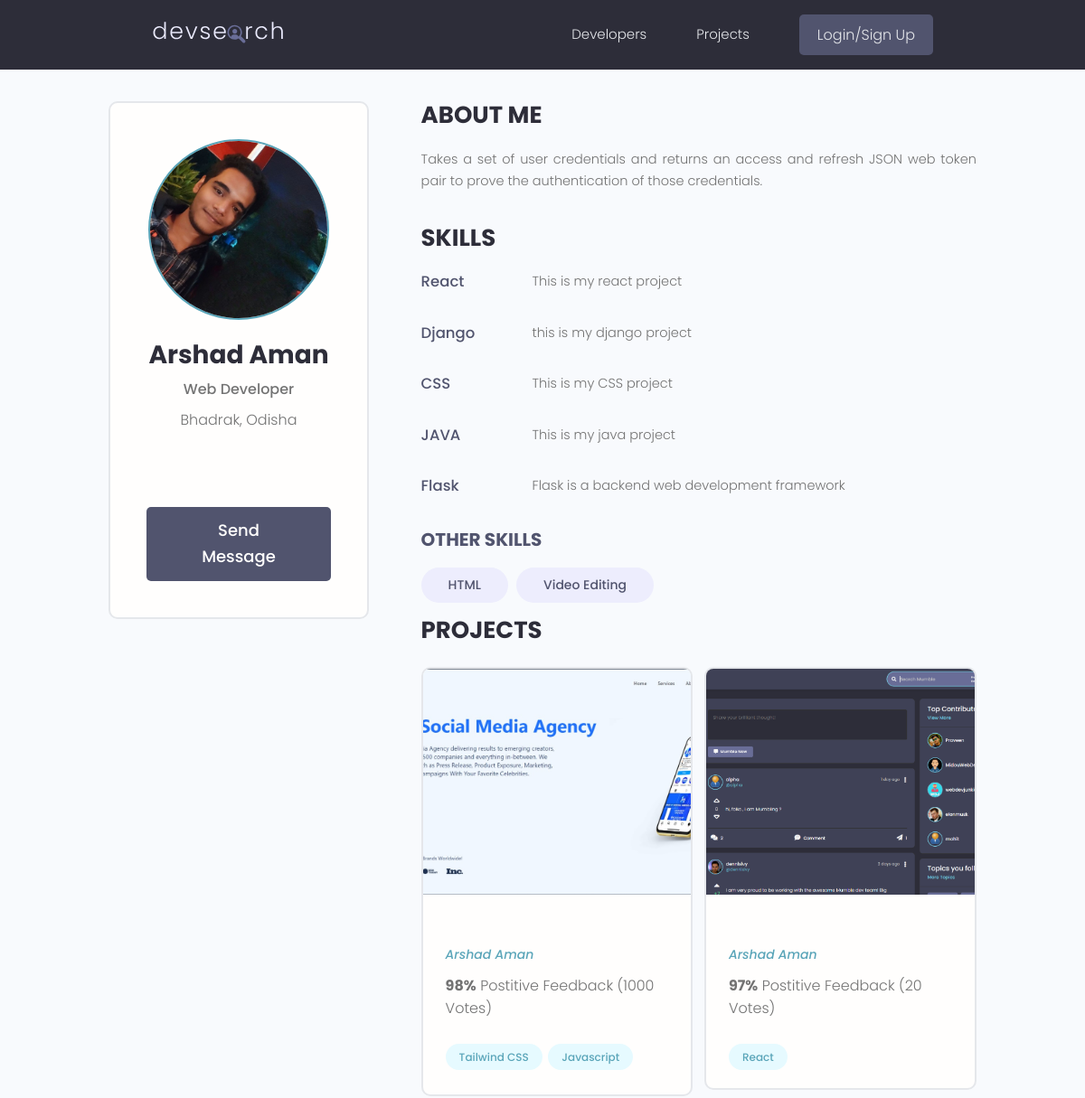
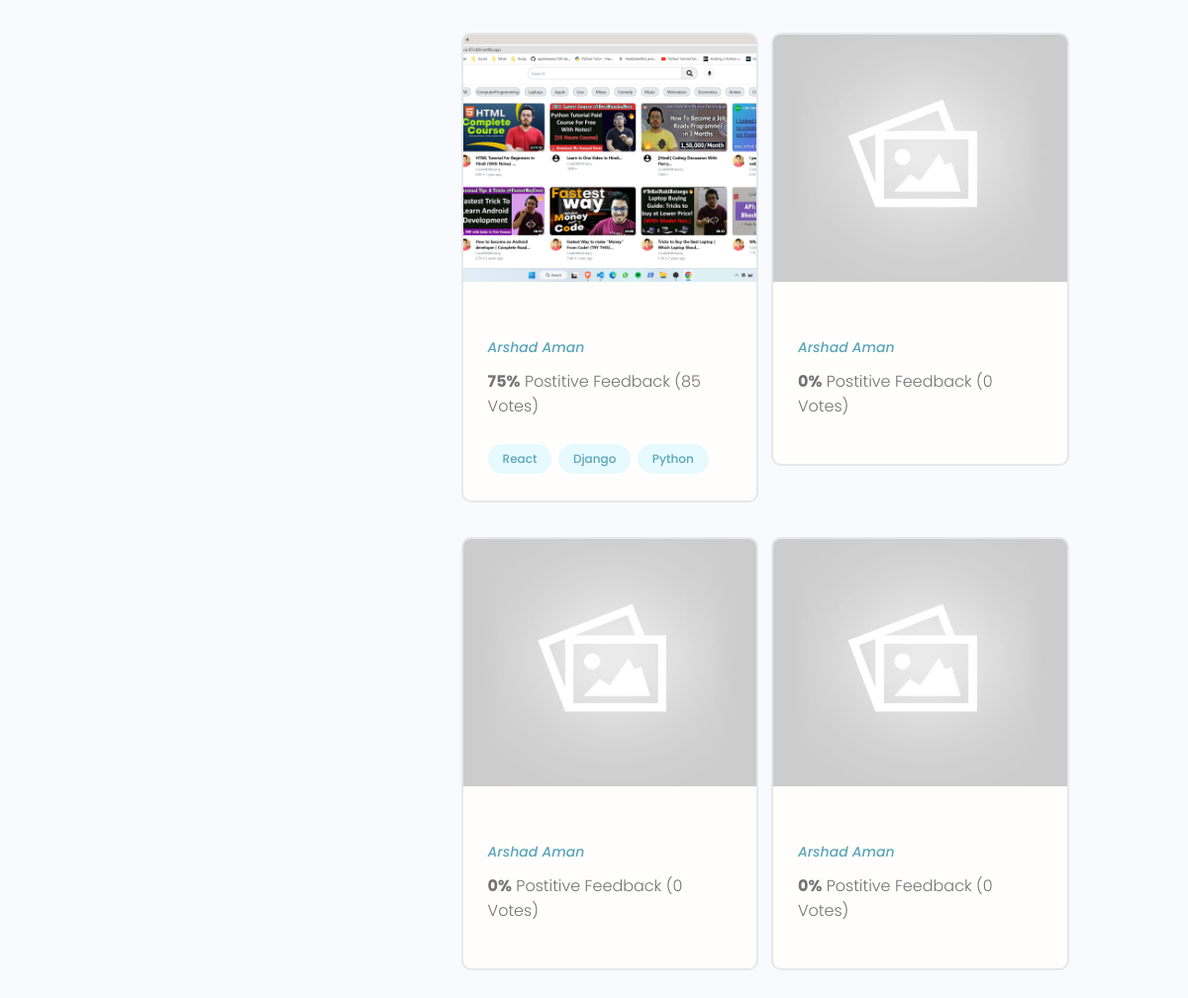
The page /profile/0b770e77-1b15-45cb-b26f-4d4ea15bd9b5/ on the database its author committed (2 pictures, top to bottom).
### users/models.py (models this page shows, shortened)
class Profile(models.Model):
    user = models.OneToOneField(User, on_delete=models.CASCADE, null=True, blank=True)
    name = models.CharField(max_length=200, blank=True, null=True)
    username = models.CharField(max_length=200, blank=True, null=True, unique=True)
    location = models.CharField(max_length=200, blank=True, null=True)
    email = models.EmailField(max_length=500, blank=True, null=True)
    short_intro = models.CharField(max_length=200, blank=True, null=True)
    bio = models.TextField(blank=True, null=True)
    profile_image = models.ImageField(blank=True, null=True, upload_to = 'profiles/', default= 'profiles/user-default.png')
    social_github = models.CharField(max_length=200, blank=True, null=True)
    social_twitter = models.CharField(max_length=200, blank=True, null=True)
    social_instagram = models.CharField(max_length=200, blank=True, null=True)
    social_website = models.CharField(max_length=200, blank=True, null=True)
    social_linkedin = models.CharField(max_length=200, blank=True, null=True)
    id = models.UUIDField(default=uuid.uuid4, unique=True, primary_key=True, editable=False)
    created = models.DateTimeField(auto_now_add=True)

class Skill(models.Model):
    owner = models.ForeignKey(Profile, on_delete=models.CASCADE, null=True, blank=True)
    name = models.CharField(max_length=200, null=True, blank=True)
    description = models.TextField(null=True, blank=True)
    created = models.DateTimeField(auto_now_add=True)
    id = models.UUIDField(primary_key=True, unique=True, default=uuid.uuid4, editable=False)
    def __str__(self) -> str:
        return str(self.name)

### projects/models.py (models this page shows, shortened)
class Project(models.Model):
    owner = models.ForeignKey(Profile, null=True, blank=True, on_delete=models.CASCADE)
    title = models.CharField(max_length=200)
    desc = models.TextField(null= True, blank=True)
    featured_image = models.ImageField(null=True, blank = True, default = "default.jpg")
    demo_link = models.CharField(max_length=2000, blank=True, null=True)
    source_link = models.CharField(max_length=2000, blank=True, null=True)
    tags = models.ManyToManyField('Tag', blank=True)
    vote_total = models.IntegerField(default=0, null=True, blank=True)
    vote_ratio = models.IntegerField(default=0, null=True, blank=True)
    created = models.DateTimeField(auto_now_add=True)
    id = models.UUIDField(default=uuid.uuid4, unique=True, primary_key=True, editable=False)
    class Meta:
        ordering = ['-vote_ratio', '-vote_total', 'title']

class Tag(models.Model):
    name = models.CharField(max_length=200)
    created = models.DateTimeField(auto_now_add=True)
    id = models.UUIDField(default=uuid.uuid4, unique=True, primary_key=True, editable=False)
    def __str__(self) -> str:
        return self.name

### users/views.py (the view)
# urls.py: path('profile/<str:pk>/', views.userProfile, name='user-profile'),
def userProfile(request, pk):
    profile = Profile.objects.get(id = pk)
    if request.user.is_authenticated:
        if request.user.profile == profile:
            return userAccount(request)
    topSkills = profile.skill_set.exclude(description__exact ="")
    otherSkills = profile.skill_set.filter(description__exact ="")
    context = {'profile': profile, 'topSK': topSkills, 'otherSk': otherSkills}
    return render(request, 'users/user-profile.html', context)

### users/templates/users/user-profile.html (shortened to what this page needs)
{% extends 'main.html' %} {% block content %}
<main class="profile my-md">
  <div class="container">
    <div class="layout">
      <div class="column column--1of3">
        <div class="card text-center">
          <div class="card__body dev">
            <img
              class="avatar avatar--xl"
              src="{{profile.profile_image.url}}"
            />
            <h2 class="dev__name">{{profile.name}}</h2>
            <p class="dev__title">{{profile.short_intro}}</p>
            <p class="dev__location">{{profile.location}}</p>
            <ul class="dev__social">
            </ul>
            <a href="{% url 'send-message' profile.id %}" class="btn btn--sub btn--lg">Send Message </a>
          </div>
        </div>
      </div>
      <div class="column column--2of3">
        <div class="devInfo">
          <h3 class="devInfo__title">About Me</h3>
          <p class="devInfo__about">{{profile.bio}}</p>
        </div>
         <div class="devInfo">
            <h3 class="devInfo__title">Skills</h3>
            <div class="devInfo__skills">
            {% for sk in topSK %}
              <div class="devSkill">
                <h4 class="devSkill__title">{{sk.name}}</h4>
                <p class="devSkill__info">
                  {{sk.description}}
                </p>
              </div>
            {% endfor %}
              <h3 class="devInfo__subtitle">Other Skills</h3>
              <div class="devInfo__otherSkills">
                {% for sk in otherSk %}
                    <span class="tag tag--pill tag--sub tag--lg">
                    <small>{{sk}}</small>
                    </span>
                {% endfor %}
              </div>
            </div>
        <div class="devInfo">
          <h3 class="devInfo__title">Projects</h3>
          <div class="grid grid--two">
          {% for project in profile.project_set.all %}
            <div class="column">
              <div class="card project">
                <a href="{% url 'project' project.id %}" class="project">
                  <img
                    class="project__thumbnail"
                    src="{{project.featured_image.url}}"
                    alt="project thumbnail"
                  />
                  <div class="card__body">
                    <p>
                      <a class="project__author" href="{% url 'user-profile' project.owner.id %}"
                        >{{project.owner.name}}</a
                      >
                    </p>
                    <p class="project--rating">
                      <span style="font-weight: bold">{{project.vote_ratio}}%</span> Postitive
                      Feedback ({{project.vote_total}} Vote{{project.vote_total|pluralize:"s"}})
                    </p>
                    <div class="project__tags">
                    {% for tags in project.tags.all %}
                      <span class="tag tag--pill tag--main">
                        <small>{{tags}}</small>
                      </span>
                    {% endfor %}
                    </div>
                  </div>
                </a>
              </div>
            </div>
            {% endfor %}
          </div>
        </div>
      </div>
    </div>
  </div>
</main>
{% endblock content %}

### static/style/app.css (style rules this page uses)
:root { --color-sub: #2d2d39; }
.btn--sub { background-color: var(--color-sub-light); }
.card { border: 2px solid var(--color-light); }
img { width: 100%; }
.profile .card > .dev { padding: 4rem; }
.dev__name { color: var(--color-sub); font-size: 2.8rem; font-weight: 700; margin-top: 1rem; margin-bottom: 0.5rem; }
.dev__title { font-size: 1.6rem; font-weight: 500; line-height: 1.3; }
.dev__location { margin-top: 1rem; }
.dev__social { margin: 3rem 0; list-style: none; display: flex; justify-content: center; gap: 1.5rem; }
.devInfo { margin-bottom: 3rem; }
.devInfo__title, .devInfo__subtitle { font-size: 2.6rem; color: var(--color-sub); text-transform: uppercase; font-weight: 700; margin-bottom: 1.5rem; }
.devInfo__subtitle { font-size: 2rem; color: var(--color-sub-light); }
.devInfo__about, .devSkill__info { font-size: 1.45rem; line-height: 1.7; text-align: justify; }
.devSkill { margin-bottom: 3rem; }
.devSkill__title { font-size: 1.65rem; font-weight: 500; color: var(--color-sub-light); }
@media screen and (min-width: 700px) { .devSkill { display: flex; justify-content: space-between; gap: 3rem; } }
@media screen and (min-width: 700px) { .devSkill__info { flex-basis: 80%; } }
.project__author { font-size: 1.4rem; font-style: italic; }
.project--rating { margin-bottom: 1.6em; margin-top: .5em; }
.project__thumbnail { height: 25rem; object-fit: cover; object-position: top center; }

### static/uikit/styles/modules/_variables.css (style rules this page uses)
:root { --color-main: #5aa5b9; --color-main-light: #e6faff; --color-sub: #3f4156; --color-sub-light: #51546e; --color-sub-lighter: #ededfd; --color-text: #737373; --color-gray: #8b8b8b; --color-light: #e5e7eb; --color-light-gray: #767676; --color-bg: #f8fafd; --color-white: #fffefd; --color-white-light: #f3f3f3; --color-success: #359e64; --color-success-bg: #def8e8; --color-error: #fc4b0b; --color-error-bg: #fff2ee; --font-base: 'Poppins', arial, helvetica, 'Segoe UI', roboto, ubuntu, sans-serif; --font-monospace: 'Fira Code', 'Courier New', courier, monospace; --font-regular: 300; --font-medium: 500; --font-bold: 700; --generic-shadow: 1px 1px 5px #00000010; --generic-transition: all 0.3s ease-in-out; }

### static/uikit/styles/modules/_base.css (style rules this page uses)
* { margin: 0; padding: 0; box-sizing: border-box; text-rendering: optimizeLegibility; color: inherit; font-size: inherit; }
html { font-size: 50%; }
@media only screen and (min-width: 480px) { html { font-size: 56.25%; } }
@media only screen and (min-width: 1200px) { html { font-size: 62.5%; } }
body { line-height: 1.6; font-weight: 400; font-size: 1.5rem; color: var(--color-text); background-color: var(--color-bg); min-height: 100vh; }

### static/uikit/styles/modules/_typography.css (style rules this page uses)
* { font-family: var(--font-base); }
h2 { font-size: 3.6rem; font-weight: var(--font-bold); }
h3 { font-size: 3.2rem; font-weight: var(--font-medium); }
h4 { font-size: 2.8rem; font-weight: var(--font-medium); }
p, span, strong { font-size: 1.6rem; color: var(--color-text); font-weight: var(--font-regular); }
a { padding-bottom: 2px; text-decoration: none; display: inline-block; color: var(--color-main); font-weight: var(--font-medium); }

### static/uikit/styles/modules/_utilities.css (style rules this page uses)
.container { width: 92%; max-width: 165rem; margin: 0 auto; box-sizing: border-box; }
@media screen and (min-width: 1000px) { .container { width: 90%; } }
@media screen and (min-width: 1200px) { .container { width: 80%; } }
.text-center { text-align: center; }
.my-md { margin: 3rem auto; }

### static/uikit/styles/modules/_avatar.css (style rules this page uses)
.avatar { border-radius: 50%; border: 2px solid var(--color-main); object-fit: cover; }
.avatar--xl { height: 20rem; width: 20rem; }

### static/uikit/styles/modules/_button.css (style rules this page uses)
.btn { display: inline-block; position: relative; cursor: pointer; background-color: var(--color-light); font-weight: var(--font-medium); color: var(--color-sub); text-decoration: none; padding: 1rem 2rem; border-radius: 0.5rem; border: none; width: -webkit-fit-content; width: -moz-fit-content; width: fit-content; height: -webkit-fit-content; height: -moz-fit-content; height: fit-content; font-size: 1.6rem; outline-width: 0; outline-color: transparent; -webkit-backface-visibility: hidden; backface-visibility: hidden; transition: all 0.3s ease-in-out; }
.btn--sub { background-color: var(--color-sub); color: var(--color-white); }
.btn--lg { font-size: 1.8rem; padding: 1.2rem 4.5rem; }

### static/uikit/styles/modules/_card.css (style rules this page uses)
.card { border-radius: 1rem; background-color: var(--color-white); border: 1.5px solid var(--color-light); width: auto; height: auto; margin-top: 0.5rem; margin-bottom: 0.5rem; overflow: hidden; }
.card__body, .card__header { padding: 2rem 2.5rem; }

### rows shown on the page
Profile: profile_image (picture), name "Arshad Aman", short_intro "Web Developer", location "Bhadrak, Odisha", bio "Takes a set of user credentials and returns an access and refresh JSON web token pair to prove the authentication of those credentials."
Skill: name "React", description "This is my react project"
Skill: name "Django", description "this is my django project"
Skill: name "CSS", description "This is my CSS project"
Skill: name "JAVA", description "This is my java project"
Skill: name "Flask", description "Flask is a backend web development framework"
Skill: name "HTML"
Skill: name "Video Editing"
Project: featured_image (picture), owner.name "Arshad Aman", vote_ratio "98", vote_total "1000"
Tag: name "Tailwind CSS"
Tag: name "Javascript"
Project: featured_image (picture), owner.name "Arshad Aman", vote_ratio "97", vote_total "20"
Tag: name "React"
Project: featured_image (picture), owner.name "Arshad Aman", vote_ratio "75", vote_total "85"
Tag: name "Django"
Tag: name "Python"
Project: featured_image (placeholder picture), owner.name "Arshad Aman", vote_ratio "0", vote_total "0"
Project: featured_image (placeholder picture), owner.name "Arshad Aman", vote_ratio "0", vote_total "0"
Project: featured_image (placeholder picture), owner.name "Arshad Aman", vote_ratio "0", vote_total "0"
